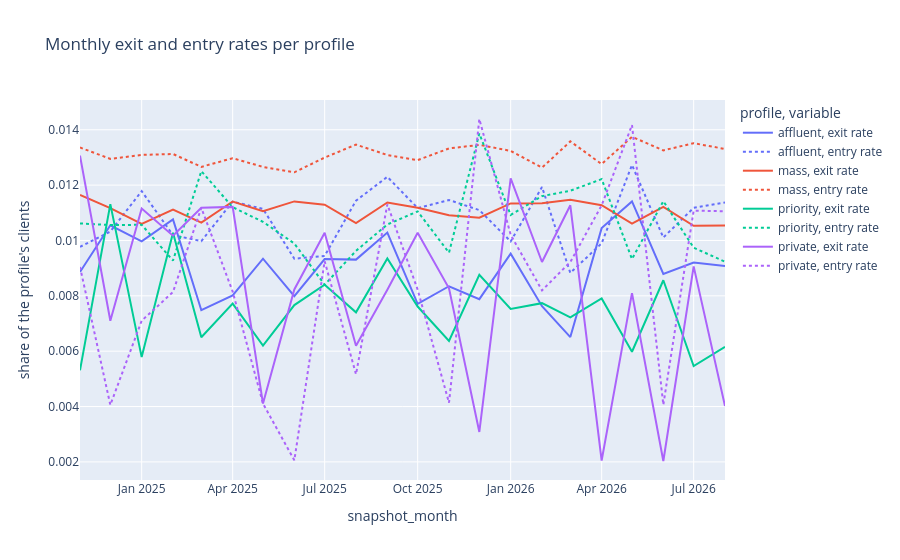

Notebook cell for this chart:
### Code cell
# Turnover read from the mart, every client (a 20% sample is too noisy for the small profiles): a
# leaver's last row is its last month on the books, a new client's first row its first month after
# joining. Rates are shares of the profile's clients that month.
keys = read_output(str(DATA), "mart", ["client_id", "snapshot_month", "subsegment"])
keys = keys.assign(profile=keys["subsegment"].map(PROFILE_OF))
book = keys.groupby(["snapshot_month", "profile"]).size()
last_rows = keys.drop_duplicates("client_id", keep="last")
first_rows = keys.drop_duplicates("client_id")
# A month without leavers (or joiners) counts as 0, not as missing.
exits = (
    last_rows[last_rows["snapshot_month"] < months[-1]]
    .groupby(["snapshot_month", "profile"])
    .size()
)
exits = exits.reindex(book.index, fill_value=0)
entries = (
    first_rows[first_rows["snapshot_month"] > months[0]]
    .groupby(["snapshot_month", "profile"])
    .size()
)
entries = entries.reindex(book.index, fill_value=0)
rates = pd.DataFrame({"exit rate": exits / book, "entry rate": entries / book}).reset_index()
rates = rates[(rates["snapshot_month"] > months[0]) & (rates["snapshot_month"] < months[-1])]
px.line(
    rates.melt(["snapshot_month", "profile"], ["exit rate", "entry rate"]),
    x="snapshot_month",
    y="value",
    color="profile",
    line_dash="variable",
    labels={"value": "share of the profile's clients"},
    title="Monthly exit and entry rates per profile",
).show()

### Figure 1 — Plotly figure (JSON) as saved in the notebook; plotly's stock layout.template omitted (floating-point values rounded to 4 significant figures)
{"data": [{"hovertemplate": "profile=affluent<br>variable=exit rate<br>snapshot_month=%{x}<br>share of the profile's clients=%{y}<extra></extra>", "legendgroup": "affluent, exit rate", "line": {"color": "#636efa", "dash": "solid"}, "marker": {"symbol": "circle"}, "mode": "lines", "name": "affluent, exit rate", "orientation": "v", "showlegend": true, "x": ["2024-11-01", "2024-12-01", "2025-01-01", "2025-02-01", "2025-03-01", "2025-04-01", "2025-05-01", "2025-06-01", "2025-07-01", "2025-08-01", "2025-09-01", "2025-10-01", "2025-11-01", "2025-12-01", "2026-01-01", "2026-02-01", "2026-03-01", "2026-04-01", "2026-05-01", "2026-06-01", "2026-07-01", "2026-08-01"], "xaxis": "x", "y": [0.008861, 0.01055, 0.009969, 0.01076, 0.007481, 0.008016, 0.009342, 0.007991, 0.009328, 0.009308, 0.01029, 0.007708, 0.008346, 0.007879, 0.009524, 0.007623, 0.00651, 0.01045, 0.01141, 0.008788, 0.009205, 0.009076], "yaxis": "y", "type": "scatter"}, {"hovertemplate": "profile=affluent<br>variable=entry rate<br>snapshot_month=%{x}<br>share of the profile's clients=%{y}<extra></extra>", "legendgroup": "affluent, entry rate", "line": {"color": "#636efa", "dash": "dot"}, "marker": {"symbol": "circle"}, "mode": "lines", "name": "affluent, entry rate", "orientation": "v", "showlegend": true, "x": ["2024-11-01", "2024-12-01", "2025-01-01", "2025-02-01", "2025-03-01", "2025-04-01", "2025-05-01", "2025-06-01", "2025-07-01", "2025-08-01", "2025-09-01", "2025-10-01", "2025-11-01", "2025-12-01", "2026-01-01", "2026-02-01", "2026-03-01", "2026-04-01", "2026-05-01", "2026-06-01", "2026-07-01", "2026-08-01"], "xaxis": "x", "y": [0.009769, 0.01032, 0.01178, 0.01019, 0.009975, 0.0114, 0.01114, 0.009342, 0.00944, 0.01144, 0.0123, 0.01117, 0.01146, 0.0111, 0.009967, 0.01193, 0.008827, 0.009897, 0.01273, 0.01011, 0.01118, 0.01137], "yaxis": "y", "type": "scatter"}, {"hovertemplate": "profile=mass<br>variable=exit rate<br>snapshot_month=%{x}<br>share of the profile's clients=%{y}<extra></extra>", "legendgroup": "mass, exit rate", "line": {"color": "#EF553B", "dash": "solid"}, "marker": {"symbol": "circle"}, "mode": "lines", "name": "mass, exit rate", "orientation": "v", "showlegend": true, "x": ["2024-11-01", "2024-12-01", "2025-01-01", "2025-02-01", "2025-03-01", "2025-04-01", "2025-05-01", "2025-06-01", "2025-07-01", "2025-08-01", "2025-09-01", "2025-10-01", "2025-11-01", "2025-12-01", "2026-01-01", "2026-02-01", "2026-03-01", "2026-04-01", "2026-05-01", "2026-06-01", "2026-07-01", "2026-08-01"], "xaxis": "x", "y": [0.01164, 0.01117, 0.0106, 0.01112, 0.01065, 0.01141, 0.01106, 0.01141, 0.01129, 0.01063, 0.01137, 0.01118, 0.01091, 0.01082, 0.01134, 0.01135, 0.01147, 0.01127, 0.01061, 0.01121, 0.01053, 0.01055], "yaxis": "y", "type": "scatter"}, {"hovertemplate": "profile=mass<br>variable=entry rate<br>snapshot_month=%{x}<br>share of the profile's clients=%{y}<extra></extra>", "legendgroup": "mass, entry rate", "line": {"color": "#EF553B", "dash": "dot"}, "marker": {"symbol": "circle"}, "mode": "lines", "name": "mass, entry rate", "orientation": "v", "showlegend": true, "x": ["2024-11-01", "2024-12-01", "2025-01-01", "2025-02-01", "2025-03-01", "2025-04-01", "2025-05-01", "2025-06-01", "2025-07-01", "2025-08-01", "2025-09-01", "2025-10-01", "2025-11-01", "2025-12-01", "2026-01-01", "2026-02-01", "2026-03-01", "2026-04-01", "2026-05-01", "2026-06-01", "2026-07-01", "2026-08-01"], "xaxis": "x", "y": [0.01336, 0.01295, 0.01309, 0.01312, 0.01266, 0.01297, 0.01266, 0.01246, 0.013, 0.01346, 0.01309, 0.0129, 0.01332, 0.01345, 0.01324, 0.01263, 0.01358, 0.01276, 0.01374, 0.01325, 0.01351, 0.0133], "yaxis": "y", "type": "scatter"}, {"hovertemplate": "profile=priority<br>variable=exit rate<br>snapshot_month=%{x}<br>share of the profile's clients=%{y}<extra></extra>", "legendgroup": "priority, exit rate", "line": {"color": "#00cc96", "dash": "solid"}, "marker": {"symbol": "circle"}, "mode": "lines", "name": "priority, exit rate", "orientation": "v", "showlegend": true, "x": ["2024-11-01", "2024-12-01", "2025-01-01", "2025-02-01", "2025-03-01", "2025-04-01", "2025-05-01", "2025-06-01", "2025-07-01", "2025-08-01", "2025-09-01", "2025-10-01", "2025-11-01", "2025-12-01", "2026-01-01", "2026-02-01", "2026-03-01", "2026-04-01", "2026-05-01", "2026-06-01", "2026-07-01", "2026-08-01"], "xaxis": "x", "y": [0.005307, 0.01131, 0.005786, 0.01028, 0.006503, 0.007717, 0.006205, 0.007666, 0.008401, 0.007404, 0.009348, 0.007613, 0.006373, 0.008757, 0.007524, 0.007735, 0.007222, 0.007904, 0.005979, 0.008563, 0.005464, 0.006154], "yaxis": "y", "type": "scatter"}, {"hovertemplate": "profile=priority<br>variable=entry rate<br>snapshot_month=%{x}<br>share of the profile's clients=%{y}<extra></extra>", "legendgroup": "priority, entry rate", "line": {"color": "#00cc96", "dash": "dot"}, "marker": {"symbol": "circle"}, "mode": "lines", "name": "priority, entry rate", "orientation": "v", "showlegend": true, "x": ["2024-11-01", "2024-12-01", "2025-01-01", "2025-02-01", "2025-03-01", "2025-04-01", "2025-05-01", "2025-06-01", "2025-07-01", "2025-08-01", "2025-09-01", "2025-10-01", "2025-11-01", "2025-12-01", "2026-01-01", "2026-02-01", "2026-03-01", "2026-04-01", "2026-05-01", "2026-06-01", "2026-07-01", "2026-08-01"], "xaxis": "x", "y": [0.01061, 0.01056, 0.01057, 0.009276, 0.01251, 0.0112, 0.01067, 0.009891, 0.008401, 0.009625, 0.01058, 0.01105, 0.009559, 0.01387, 0.01092, 0.0116, 0.0118, 0.01222, 0.009328, 0.01142, 0.009741, 0.009231], "yaxis": "y", "type": "scatter"}, {"hovertemplate": "profile=private<br>variable=exit rate<br>snapshot_month=%{x}<br>share of the profile's clients=%{y}<extra></extra>", "legendgroup": "private, exit rate", "line": {"color": "#ab63fa", "dash": "solid"}, "marker": {"symbol": "circle"}, "mode": "lines", "name": "private, exit rate", "orientation": "v", "showlegend": true, "x": ["2024-11-01", "2024-12-01", "2025-01-01", "2025-02-01", "2025-03-01", "2025-04-01", "2025-05-01", "2025-06-01", "2025-07-01", "2025-08-01", "2025-09-01", "2025-10-01", "2025-11-01", "2025-12-01", "2026-01-01", "2026-02-01", "2026-03-01", "2026-04-01", "2026-05-01", "2026-06-01", "2026-07-01", "2026-08-01"], "xaxis": "x", "y": [0.01307, 0.007099, 0.01116, 0.01017, 0.01118, 0.01121, 0.004107, 0.00823, 0.01028, 0.006198, 0.008222, 0.01028, 0.008273, 0.003083, 0.01224, 0.009221, 0.01127, 0.002049, 0.008097, 0.002033, 0.009063, 0.00402], "yaxis": "y", "type": "scatter"}, {"hovertemplate": "profile=private<br>variable=entry rate<br>snapshot_month=%{x}<br>share of the profile's clients=%{y}<extra></extra>", "legendgroup": "private, entry rate", "line": {"color": "#ab63fa", "dash": "dot"}, "marker": {"symbol": "circle"}, "mode": "lines", "name": "private, entry rate", "orientation": "v", "showlegend": true, "x": ["2024-11-01", "2024-12-01", "2025-01-01", "2025-02-01", "2025-03-01", "2025-04-01", "2025-05-01", "2025-06-01", "2025-07-01", "2025-08-01", "2025-09-01", "2025-10-01", "2025-11-01", "2025-12-01", "2026-01-01", "2026-02-01", "2026-03-01", "2026-04-01", "2026-05-01", "2026-06-01", "2026-07-01", "2026-08-01"], "xaxis": "x", "y": [0.009045, 0.004057, 0.007099, 0.008138, 0.01118, 0.008155, 0.004107, 0.002058, 0.00925, 0.005165, 0.01131, 0.008222, 0.004137, 0.01439, 0.0102, 0.008197, 0.009221, 0.01127, 0.01417, 0.004065, 0.01108, 0.01106], "yaxis": "y", "type": "scatter"}], "layout": {"xaxis": {"anchor": "y", "domain": [0.0, 1.0], "title": {"text": "snapshot_month"}}, "yaxis": {"anchor": "x", "domain": [0.0, 1.0], "title": {"text": "share of the profile's clients"}}, "legend": {"title": {"text": "profile, variable"}, "tracegroupgap": 0}, "title": {"text": "Monthly exit and entry rates per profile"}}}
